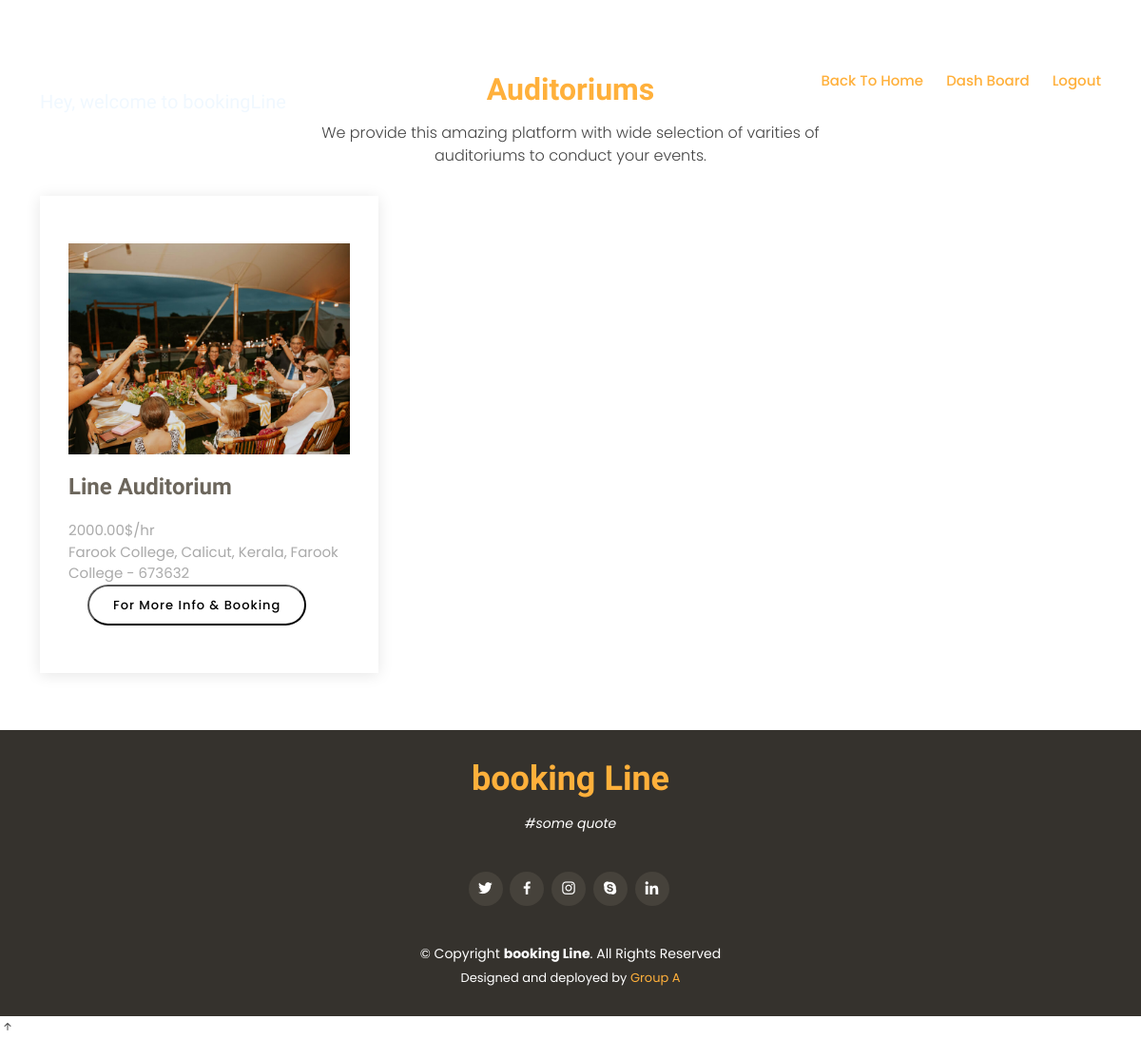
/auditoriums, run on an earlier commit of the app's database.
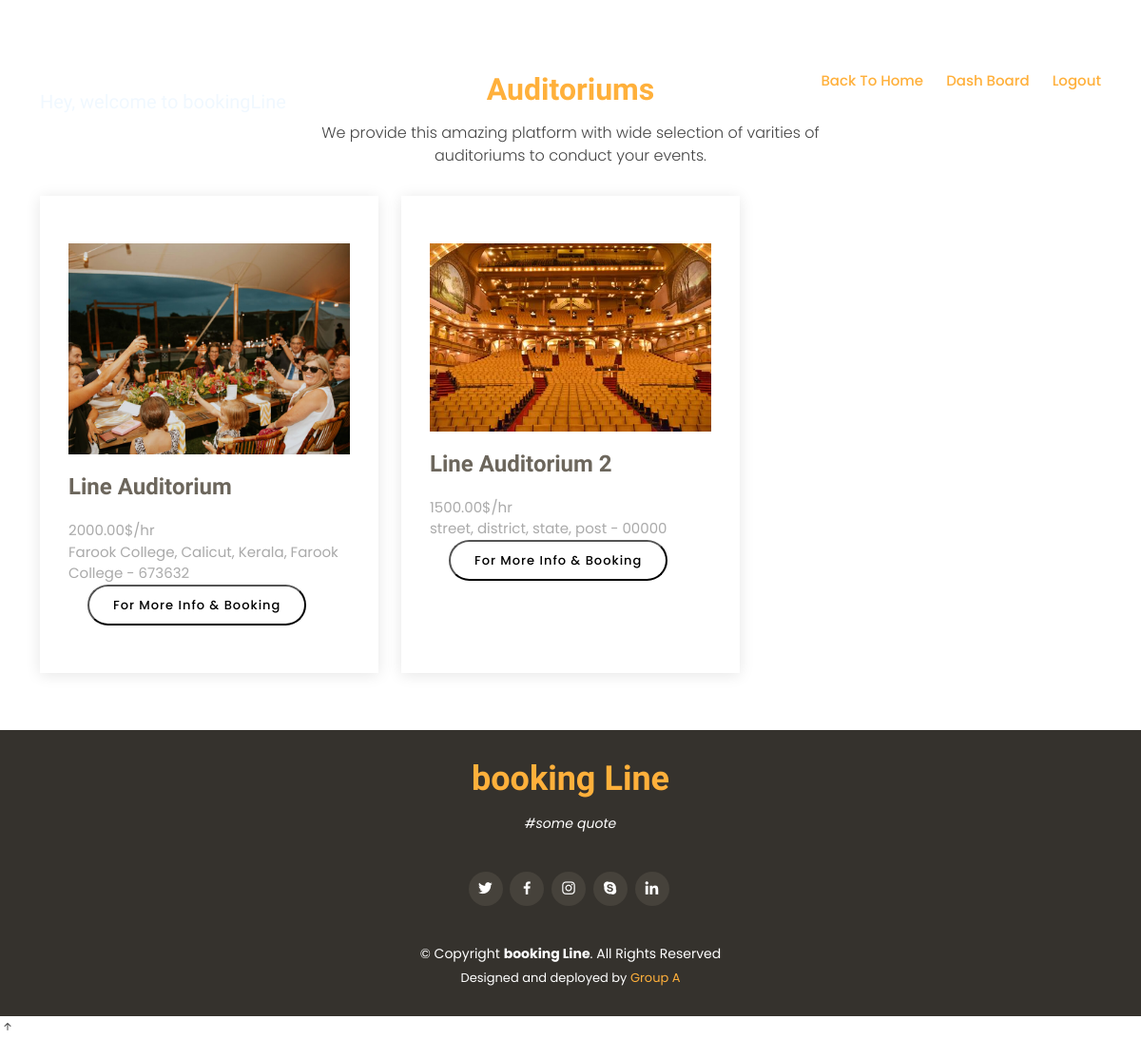
And on a later commit of the database.
### serviceprovider/models.py (models this page shows, shortened)
class Auditorium(models.Model):
    user = models.ForeignKey(User, on_delete=models.CASCADE)
    name = models.CharField(max_length=30)
    catelog = models.ImageField(upload_to=get_catelog_upload_to)
    about = models.TextField(max_length=300)
    number = models.CharField(max_length=15)
    email = models.EmailField(null=True, blank=True)
    price = models.DecimalField(max_digits=10, decimal_places=2)
    street = models.CharField(max_length=20)
    district = models.CharField(max_length=20)
    state = models.CharField(max_length=20)
    pin = models.CharField(max_length=10)
    post = models.CharField(max_length=20)

### home/views.py (the view)
# urls.py: path('auditoriums', auditoriums, name='auditoriums'),
def auditoriums(request):
    list = Auditorium.objects.all()
    return render(request, 'auditoriums.html', {'list': list})

### home/templates/auditoriums.html (shortened to what this page needs)
{% extends "base.html" %}
{% load static %}
{% block page %}
  <header id="header" class="fixed-top d-flex align-items-center header-transparent">
    <div class="container-fluid container-xl d-flex align-items-center justify-content-between">
      <div class="logo me-auto">
        <h1><a href="index.html">booking Line</a></h1>
        {% if check %}
        <div></div>
        {%else%}
        &nbsp;&nbsp;&nbsp;&nbsp;&nbsp;&nbsp;&nbsp;<h5 style="color: aliceblue;">Hey, {{ client }} welcome to bookingLine</h5>
        {% endif %}
      </div>
      <nav id="navbar" class="navbar order-last order-lg-0">
        <ul>
          <li><a class="nav-link scrollto active" href="{% url 'home:home' %}">Back To Home</a></li>
          <li><a class="nav-link scrollto active" href="{% url 'users:dashboard-client' %}">Dash Board</a></li>
          <li><a class="nav-link scrollto active" href="accounts/logout">Logout</a></li>
        </ul>
      </nav>
    </div>
  </header>
<section id="why" class="why-us">
    <div class="container">
        <div class="section-title">
            <h2> <span>Auditoriums</span></h2>
            <p>We provide this amazing platform with wide selection of varities of auditoriums to conduct your events.</p>
        </div>
        <div class="row">
            {% for i in list %}
            <div class="col-lg-4">
                <div class="box">
                    <div>
                        <div class="gallery-item">
                            <a href="../../{{i.catelog}}" class="gallery-lightbox">
                            <img src="../../{{i.catelog}}" alt="" class="img-fluid">
                            </a>
                        </div>
                    </div>
                    <h4>{{i.name}}</h4>
                    <p>{{i.price}}$/hr</p>
                    <p>{{i.street}}, {{i.district}}, {{i.state}}, {{i.post}} - {{i.pin}}</p>
                    <form action="auditorium-info" method="post">
                        <button type="submit" class="book-a-table-btn" name="btn" value="{{i.id}}" id="{{i.id}}" style="background:transparent; color:black">For More Info & Booking</button>
                    </form>
                </div>
            </div>
            {% endfor %}
        </div>
    </div>
</section>
  <footer id="footer">
    <div class="container">
      <h3>booking Line</h3>
      <p> #some quote </p>
      <div class="social-links">
        <a href="#" class="twitter"><i class="bx bxl-twitter"></i></a>
        <a href="#" class="facebook"><i class="bx bxl-facebook"></i></a>
        <a href="#" class="instagram"><i class="bx bxl-instagram"></i></a>
        <a href="#" class="google-plus"><i class="bx bxl-skype"></i></a>
        <a href="#" class="linkedin"><i class="bx bxl-linkedin"></i></a>
      </div>
      <div class="copyright">
        &copy; Copyright <strong><span>booking Line</span></strong>. All Rights Reserved
      </div>
      <div class="credits">
        Designed and deployed by <a href="https://github.com/amjadcp/Auditorium-Booking-System-mini-project-groupA">Group A</a>
      </div>
    </div>
  </footer>
  <a href="#" class="back-to-top d-flex align-items-center justify-content-center"><i class="bi bi-arrow-up-short"></a>
{%endblock page%}

### home/templates/base.html (shortened to what this page needs)
{% load static %}
<!DOCTYPE html>
<html lang="en">
<head>
  <link href="{% static 'assets/vendor/animate.css/animate.min.css' %}" rel="stylesheet">
  <link href="{% static 'assets/vendor/bootstrap/css/bootstrap.min.css' %}" rel="stylesheet">
  <link href="{% static 'assets/vendor/bootstrap-icons/bootstrap-icons.css' %}" rel="stylesheet">
  <link href="{% static 'assets/vendor/boxicons/css/boxicons.min.css' %}" rel="stylesheet">
  <link href="{% static 'assets/vendor/glightbox/css/glightbox.min.css' %}" rel="stylesheet">
  <link href="{% static 'assets/vendor/swiper/swiper-bundle.min.css' %}" rel="stylesheet">
  <link href="https://cdn.jsdelivr.net/npm/bootstrap@5.1.3/dist/css/bootstrap.min.css" rel="stylesheet">
  <link href="{% static 'assets/css/style.css' %}" rel="stylesheet">
</head>
<body>
{% block page %}
{% endblock page%}
</body>
</html>

### static/assets/css/style.css (style rules this page uses)
body { font-family: "Poppins", sans-serif; color: #444444; }
a { text-decoration: none; color: #ffb03b; }
h1, h2, h3, h4, h5, h6 { font-family: "Satisfy", sans-serif; }
.back-to-top { position: fixed; visibility: hidden; opacity: 0; right: 15px; bottom: 15px; z-index: 996; background: #ffb03b; width: 40px; height: 40px; border-radius: 50px; transition: all 0.4s; }
.back-to-top i { font-size: 28px; color: #fff; line-height: 0; }
#header { top: 50px; height: 70px; z-index: 997; transition: all 0.5s; padding: 10px 0; background: rgba(26, 24, 22, 0.85); }
#header.header-transparent { background: transparent; }
#header .logo h1 { font-size: 28px; margin: 0; line-height: 1; font-weight: 400; letter-spacing: 3px; }
#header .logo h1 a, #header .logo h1 a:hover { color: #fff; text-decoration: none; }
.book-a-table-btn { background: #ffb03b; color: #fff; border-radius: 50px; margin: 0 0 0 20px; padding: 10px 25px; font-size: 13px; font-weight: 500; letter-spacing: 1px; transition: 0.3s; white-space: nowrap; }
.navbar { padding: 0; }
.navbar ul { margin: 0; padding: 0; display: flex; list-style: none; align-items: center; }
.navbar li { position: relative; }
.navbar a, .navbar a:focus { display: flex; align-items: center; justify-content: space-between; padding: 10px 0 10px 24px; font-size: 15px; font-weight: 500; color: white; white-space: nowrap; transition: 0.3s; }
.navbar a:hover, .navbar .active, .navbar .active:focus, .navbar li:hover > a { color: #ffb03b; }
section { padding: 60px 0; }
.section-title { text-align: center; padding-bottom: 30px; }
.section-title h2 { margin: 15px 0 0 0; font-size: 32px; font-weight: 700; color: #5f5950; }
.section-title h2 span { color: #ffb03b; }
.section-title p { margin: 15px auto 0 auto; font-weight: 300; }
@media (min-width: 1024px) { .section-title p { width: 50%; } }
.why-us .box { padding: 50px 30px; box-shadow: 0px 2px 15px rgba(0, 0, 0, 0.1); transition: all ease-in-out 0.3s; height: 100%; }
.why-us .box h4 { font-size: 24px; font-weight: 600; padding: 0; margin: 20px 0; color: #6c665c; }
.why-us .box p { color: #aaaaaa; font-size: 15px; margin: 0; padding: 0; }
#footer { background: #35322d; color: #fff; font-size: 14px; text-align: center; padding: 30px 0; }
#footer h3 { font-size: 36px; font-weight: 700; color: #ffb03b; position: relative; padding: 0; margin: 0 0 15px 0; }
#footer p { font-size: 15; font-style: italic; padding: 0; margin: 0 0 40px 0; }
#footer .social-links { margin: 0 0 40px 0; }
#footer .social-links a { font-size: 18px; display: inline-block; background: #46423b; color: #fff; line-height: 1; padding: 8px 0; margin-right: 4px; border-radius: 50%; text-align: center; width: 36px; height: 36px; transition: 0.3s; }
#footer .copyright { margin: 0 0 5px 0; }
#footer .credits { font-size: 13px; }

What changed in the data, as far as the page shows it:
added Auditorium: catelog (picture), name "Line Auditorium 2", price "1500.00", street "street", district "district", state "state", post "post", pin "00000", {{ i.id }} 3 (drawn)
